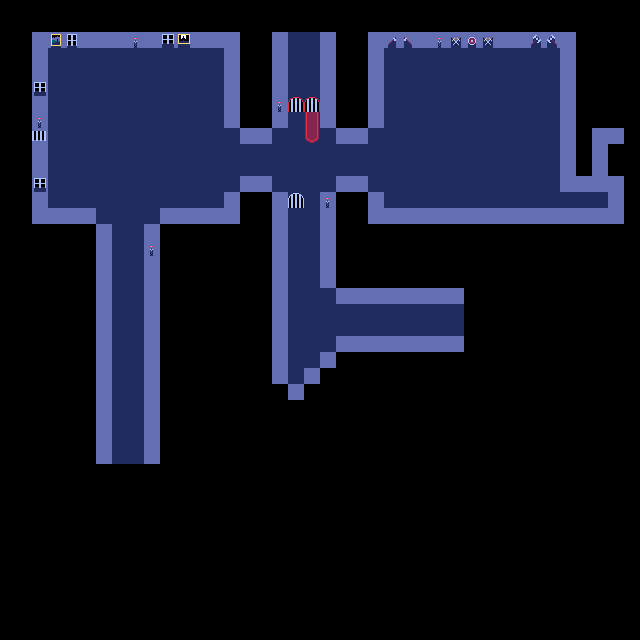

This is a level from a 2D game, rendered from its Tiled map with the project's own tilesets. A one-line summary and the map file follow, with tile-layer data summarised:
An orthogonal 40x40 tile map with 16x16 px tiles, 3 tile layers (Base, Objects, ObjectsData).

<map version="1.10" tiledversion="1.11.2" orientation="orthogonal" renderorder="right-down" width="40" height="40" tilewidth="16" tileheight="16" infinite="0" nextlayerid="11" nextobjectid="1">
 <editorsettings>
  <export target="../Dungeon-Crawler/res/map/Layer.csv" format="csv" />
 </editorsettings>
 <tileset firstgid="1" name="tileset" tilewidth="16" tileheight="16" tilecount="630" columns="30">
  <image source="../Dungeon-Crawler/res/images/Tileset/tileset.png" width="480" height="336" />
 </tileset>
 <layer id="5" name="Base" width="40" height="40">
  <data>[1600 cells, 1600 non-empty, 3 distinct tile ids]</data>
 </layer>
 <layer id="6" name="Objects" width="40" height="40">
  <data>[1600 cells, 19 non-empty, 15 distinct tile ids]</data>
 </layer>
 <layer id="10" name="ObjectsData" width="40" height="40">
  <data>[1600 cells, 6 non-empty, 1 distinct tile ids]</data>
 </layer>
</map>
